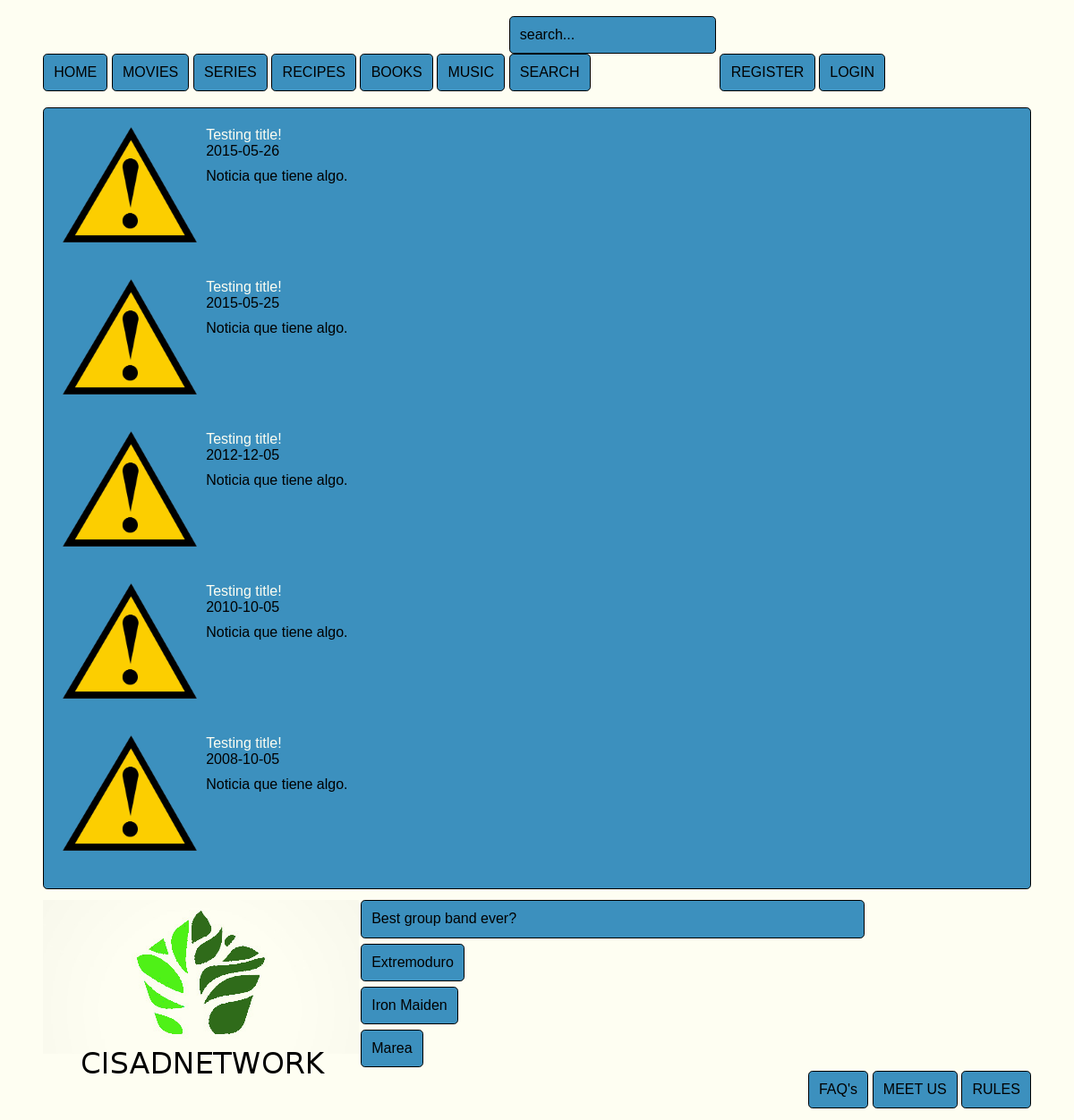
The page / on the database its author committed.
### tables this page shows
CREATE TABLE news (
    idnews INT PRIMARY KEY AUTO_INCREMENT,
    idusers INT NOT NULL,
    name VARCHAR(100) NOT NULL,
    imageurl VARCHAR(250) NOT NULL DEFAULT "error.png",
    description TEXT NOT NULL,
    date VARCHAR(10) NOT NULL,
    average FLOAT DEFAULT 0,
    totalvotes INT DEFAULT 0,
    FOREIGN KEY (idusers)
        REFERENCES users (idusers)
);

CREATE TABLE polls (
    idpolls INT PRIMARY KEY AUTO_INCREMENT,
    question VARCHAR(250) NOT NULL
);

CREATE TABLE answers (
    idanswers INT PRIMARY KEY AUTO_INCREMENT,
    idpolls INT NOT NULL,
    answer VARCHAR(250) NOT NULL,
    totalvotes INT NOT NULL DEFAULT 0,
    FOREIGN KEY (idpolls)
        REFERENCES polls (idpolls)
        ON DELETE CASCADE ON UPDATE CASCADE
);

### index.php (called while the page is built, shortened)
<?php
    include './models/classes/Connection.php';
    include './models/dbConnection.php';
    $infoDb = getInfoDb();
    $link = new Connection($infoDb['host'], $infoDb['user'], $infoDb['pass'], $infoDb['db']);
    mysqli_select_db($link->getConnection(), 'cisadnetwork');
    include './views/head.php';
    include './models/functions.php';
    include './controler/controler.php';
    include './views/upperWrapper.php';
    include $toInclude;
    include './views/footerWrapper.php';
    include './views/bottom.php';
?>

### models/dbConnection.php (called while the page is built)
<?php
     function getInfoDb() {
        return ['user' => 'root', 'pass' => 'icaballero23', 'host' => 'localhost', 'db' => 'cisadnetwork'];
    }
?>

### models/classes/Connection.php (called while the page is built, shortened)
<?php
    class Connection {
        private $connection;
        function __construct($host, $user, $pass, $dataBase) {
            if ($dataBase == null) {
                $this->connection = new mysqli($host, $user, $pass);
            } else {
                $this->connection = new mysqli($host, $user, $pass, $dataBase);
            }
        }
        function query($query) {
            return $this->connection->query($query);
        }
    }
?>

### models/classes/News.php (called while the page is built, shortened)
<?php
    class News {
        private $idnews;
        private $name;
        private $imageurl;
        private $description;
        private $date;
        function __construct($idnews, $idusers, $name, $imageurl, $description, $date, $average, $totalvotes) {
            $this->idnews = $idnews;
            $this->name = $name;
            $this->imageurl = $imageurl;
            $this->description = $description;
            $this->date = $date;
        }
        function getIdnews() {
            return $this->idnews;
        }
        function getName() {
            return $this->name;
        }
        function getImageurl() {
            return $this->imageurl;
        }
        function getDescription() {
            return $this->description;
        }
        function getDate() {
            return $this->date;
        }
    }
?>

### views/default.php (the view, shortened to what this page needs)
<?php
    include './models/classes/News.php';
    $query = 'select * from news order by date desc limit 5;';
    $result = $link->query($query);
    if (isset($result)) {
        foreach ($result as $object) {
            $news[] = new News($object['idnews'],
                            $object['idusers'],
                            $object['name'],
                            $object['imageurl'],
                            $object['description'],
                            $object['date'],
                            $object['average'],
                            $object['totalvotes']);
        }
    } else {
        echo 'We have currently no news to show!';
    }
    foreach ($news as $new) {
?>
        <div class='newRow'>
            <img src="images/<?php echo $new->getImageurl(); ?>"/>
            <a href="index.php?type=news&id=<?php echo $new->getIdnews() ?>"><?php echo $new->getName(); ?></a>
            <p><?php echo $new->getDate(); ?></p>
            <p class='limitP'><?php echo $new->getDescription(); ?></p>
        </div>
<?php
    }
?>

### views/head.php (shortened to what this page needs)
<!DOCTYPE html>
<html>
    <head>
        <link href="css/normalize.css" rel="stylesheet" type="text/css" />
        <link href="css/style.css" rel="stylesheet" type="text/css" />
    </head>
    <body>

### views/upperWrapper.php (shortened to what this page needs)
<div class="upperWrapper wrapper">
    <ul id="navList">
        <li>
            <form action="./index.php" method="post">
                <input type="submit" value="HOME" />
            </form>
        </li>
        <li>
            <form action="./index.php" method="post">
                <input type="submit" value="MOVIES" />
            </form>
        </li>
        <li>
            <form action="./index.php" method="post">
                <input type="submit" value="SERIES" />
            </form>
        </li>
        <li>
            <form action="./index.php" method="post">
                <input type="submit" value="RECIPES" />
            </form>
        </li>
        <li>
            <form action="./index.php" method="post">
                <input type="submit" value="BOOKS" />
            </form></li>
        <li>
            <form action="./index.php" method="post">
                <input type="submit" value="MUSIC" />
            </form>
        </li>
        <li>
            <form action="./index.php" method="post">
                <input type="text" id="userInputSearch" name="userInputSearch" value="search..." onkeyup="showHint(this)"/>
                <input type="submit" value="SEARCH" />
            </form>
        </li>
        <?php
            if (isset($_SESSION['userData'])) {
        ?>
                    <li>
                        <form action="./index.php" method="post">
                            <input hidden type="text" name="type" value="logout" />
                            <input hidden type="text" name="state" value="0" />
                            <input type="submit" value="LOGOUT" />
                        </form>
                    </li>
                    <li>
                        <p class="defaultBorder"><a href="index.php?type=users&id=<?php echo $_SESSION['userData']['idusers'] ?>"><?php echo $_SESSION['userData']['username']; ?></a></p>
                    </li>
                    <li>
                        <form action="./index.php" method="post">
                            <input hidden type="text" name="type" value="settings" />
                            <input hidden type="text" name="state" value="0" />
                            <input type="submit" value="" class="submitImage" />
                        </form>
                    </li>
                    <li>
                        <form action="./index.php" method="post">
                            <input hidden type="text" name="type" value="messages" />
                            <input hidden type="text" name="state" value="0" />
                            <input hidden type="text" name="showAll" value="0" />
                            <input type="submit" value="<?php echo getNumMessages($link); ?>" />
                        </form>
                    </li>
        <?php
            } else {
        ?>
                <li>
                    <form action="./index.php" method="post">
                        <input type="submit" value="REGISTER" />
                    </form>
                </li>
                <li>
                    <form action="./index.php" method="post">
                        <input type="submit" value="LOGIN" />
                    </form>
                </li>
        <?php
            }
        ?>
    </ul>
</div>
<div class="middleWrapper wrapper defaultBorder">

### views/footerWrapper.php (shortened to what this page needs)
</div>
<div class="footerWrapper wrapper">
    <div class="footerLeft innerFooter">
        <img src="./images/logoWithLetters.png" />
    </div>
    <div class="footerMid innerFooter">
        <?php
            buildLastPoll($link);
        ?>
    </div>
    <div class="footerRight innerFooter">
        <ul id="navList">
            <li>
                <form action="./index.php" method="post">
                    <input type="submit" value="FAQ's" />
                </form>
            </li>
            <li>
                <form action="./index.php" method="post">
                    <input type="submit" value="MEET US" />
                </form>
            </li>
            <li>
                <form action="./index.php" method="post">
                    <input type="submit" value="RULES" />
                </form>
            </li>
        </ul>
    </div>
</div>

### models/functions.php (shortened to what this page needs)
<?php
    function buildLastPoll($link) {
        echo '<div class="defaultBorder">';
        $query = 'select question from polls inner join lastpolls where polls.idpolls = lastpolls.idpolls';
        $result = $link->query($query);
        if (!$result) {
            return null;
        } else {
            foreach ($result as $question) {
                echo $question['question'];
            }
        }
        echo '</div>';
        echo '<ul id="navListFooterPoll">';
        $query = 'select polls.idpolls, answer from answers inner join polls on answers.idpolls = polls.idpolls inner join lastpolls on polls.idpolls = lastpolls.idpolls';
        $result = $link->query($query);
        if (!$result) {
            return null;
        } else {
            foreach ($result as $answer) {
                echo '<li><a href="">'.$answer['answer'].'</a></li>';
            }
        }
        echo '</ul>';
    }
?>

### css/style.css (style rules this page uses)
* { margin: 0; padding: 0; }
a { text-decoration: none; color: #FEFEF2; }
body { background-color: #FEFEF2; }
img { width: auto; height: auto; }
.wrapper { margin-left: 4%; margin-right: 4%; margin-top: 1%; }
.defaultBorder { border: 1px black solid; background-color: #3C90BE; border-radius: 0.3em; margin-bottom: 0.2em; padding: 0.7em; }
#navList li { display: inline-block; list-style-type: none; margin: 0.5% 0; }
#navList li input { text-decoration: none; padding: 0.7em; border-radius: 0.3em; border: solid thin black; background-color: #3C90BE; color: black; }
.innerFooter { border-radius: 0.3em; }
.footerLeft { float: left; width: auto; }
.footerMid { float: left; width: 51%; }
.footerRight { float: right; width: auto; margin-bottom: 1%; }
#navListFooterPoll li { list-style-type: none; }
#navListFooterPoll li a { text-decoration: none; padding: 0.7em; border-radius: 0.3em; border: solid thin black; background-color: #3C90BE; color: black; margin: 0.5% 0; display: inline-block; }
.newRow { clear: both; padding: 10px; height: 150px; }
.newRow * { margin-bottom: 10px; }
.newRow img { float: left; width: 150px; display: block; margin-right: 10px; }
.limitP { overflow: hidden; text-overflow: ellipsis; white-space: nowrap; }

### rows shown on the page
news: imageurl (picture), name "Testing title!", date "2015-05-26", description "Noticia que tiene algo."
news: imageurl (picture), name "Testing title!", date "2015-05-25", description "Noticia que tiene algo."
news: imageurl (picture), name "Testing title!", date "2012-12-05", description "Noticia que tiene algo."
news: imageurl (picture), name "Testing title!", date "2010-10-05", description "Noticia que tiene algo."
news: imageurl (picture), name "Testing title!", date "2008-10-05", description "Noticia que tiene algo."
polls: question "Best group band ever?"
answers: answer "Extremoduro"
answers: answer "Iron Maiden"
answers: answer "Marea"
